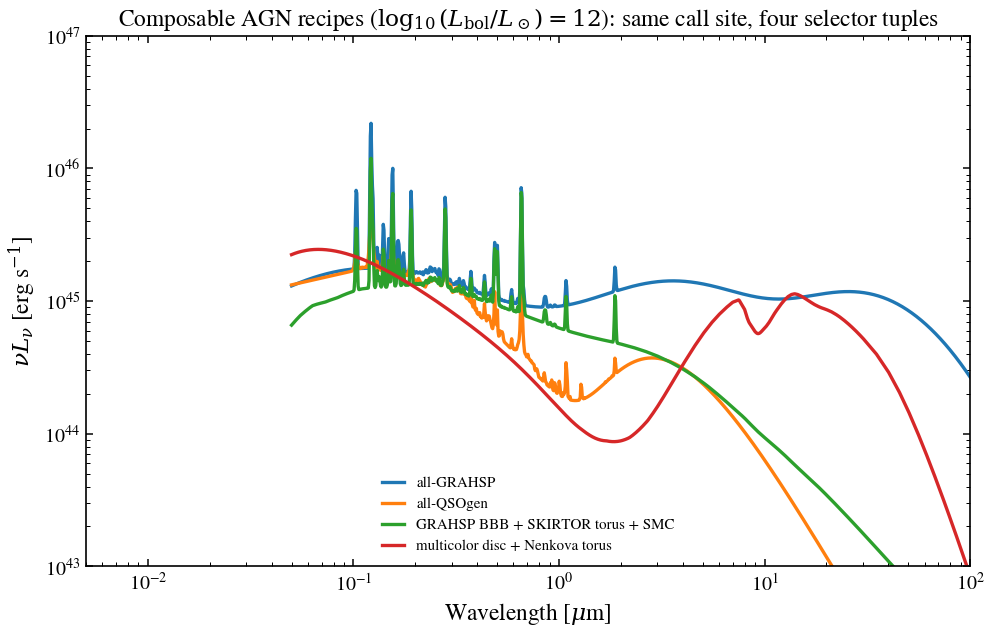

Source code (Python):
"""
Composable AGN: mix-and-match recipes
======================================

The composable AGN block subsystem (``agn_model="composable"``) lets users
pick one block per pipeline stage and combine across models. This example
compares four recipes built from the registered block set:

1. **All-GRAHSP** — Buchner+ 2024 end-to-end (SBPL BBB + Netzer lines +
   FeII forest + log-Gaussian torus + bi-attenuation).
2. **All-QSOgen** — Temple+ 2021 monolithic recipe expressed as five
   blocks (continuum + emission lines + Balmer + hot dust + SMC).
3. **GRAHSP BBB + SKIRTOR torus + SMC** — UV/optical from Buchner,
   mid-IR from Stalevski clumpy templates, attenuation by Pei SMC.
4. **Multicolor disc + Nenkova torus** — Shakura-Sunyaev disc with the
   CLUMPY (Nenkova+ 2008) radiative-transfer torus.

All four are evaluated through ``composable_agn_l_nu`` on the same
wavelength grid; the headline is that the user only changes selector
strings between them, not the call site.
"""

import jax.numpy as jnp
import matplotlib.pyplot as plt
import numpy as np

from tengri.analysis.plotting import setup_style
from tengri.components.agn.blocks import composable_agn_l_nu

setup_style()

wave_aa = jnp.logspace(np.log10(500.0), np.log10(1.0e6), 1000)
wave_um = np.asarray(wave_aa) / 1e4

# Common scaling — every recipe is evaluated at the same bolometric luminosity.
# Note: ``agn_log_lbol = 12`` means log10(L_bol / L_sun) = 12 → L_bol ≈ 4e45
# erg/s, a luminous-quasar value. All recipes auto-normalise from this; we do
# *not* pass ``agn_grahsp_l5100`` explicitly so GRAHSP uses the same bolometric
# anchor instead of bypassing it with a hard-coded scale.
COMMON = dict(agn_log_lbol=12.0, agn_frac=1.0)

# Each entry: (label, color, kwargs to override defaults).
RECIPES = [
    (
        "all-GRAHSP",
        "tab:blue",
        dict(
            agn_disc_block="grahsp_sbpl",
            agn_lines_block="grahsp",
            agn_feii_block="grahsp",
            agn_torus_block="grahsp",
            agn_attenuation_block="grahsp_biatten",
            agn_grahsp_a_feii=5.0,
            agn_grahsp_fcov=0.4,
            agn_grahsp_ebv=0.0,
            agn_grahsp_ebv_agn=0.0,
        ),
    ),
    (
        "all-QSOgen",
        "tab:orange",
        dict(
            agn_disc_block="qsogen",
            agn_lines_block="qsogen",
            agn_feii_block="qsogen_balmer",
            agn_torus_block="qsogen",
            agn_attenuation_block="qsogen_smc",
            agn_ebv=0.0,
        ),
    ),
    (
        "GRAHSP BBB + SKIRTOR torus + SMC",
        "tab:green",
        dict(
            agn_disc_block="grahsp_sbpl",
            agn_lines_block="grahsp",
            agn_feii_block="grahsp",
            agn_torus_block="skirtor",
            agn_attenuation_block="smc_prevot",
            agn_grahsp_ebv=0.0,
            agn_grahsp_ebv_agn=0.0,
            agn_tau_skirtor=7.0,
            agn_torus_frac=0.5,
            agn_attenuation_ebv=0.1,
        ),
    ),
    (
        "multicolor disc + Nenkova torus",
        "tab:red",
        dict(
            agn_disc_block="multicolor",
            agn_torus_block="nenkova",
            agn_log_mbh=8.0,
            agn_log_ledd=-1.0,
            agn_tau=30.0,
            agn_torus_frac=0.5,
        ),
    ),
]

fig, ax = plt.subplots(figsize=(8.5, 5.5))

for label, color, kw in RECIPES:
    l_nu = np.asarray(composable_agn_l_nu(wave_aa, **COMMON, **kw))
    nu_l_nu = l_nu * (2.99792458e18 / np.asarray(wave_aa))
    nu_l_nu = np.where(nu_l_nu > 0, nu_l_nu, np.nan)
    ax.loglog(wave_um, nu_l_nu, lw=2.0, color=color, label=label)

ax.set_xlabel(r"Wavelength [$\mu$m]")
ax.set_ylabel(r"$\nu L_\nu$ [erg s$^{-1}$]")
ax.set_xlim(5e-3, 1e2)
ax.set_ylim(1e43, 1e47)
ax.legend(loc="lower center", fontsize=9, frameon=False, ncol=1)
ax.set_title(
    r"Composable AGN recipes ($\log_{10}(L_\mathrm{bol}/L_\odot) = 12$): "
    "same call site, four selector tuples"
)
fig.tight_layout()
plt.show()
